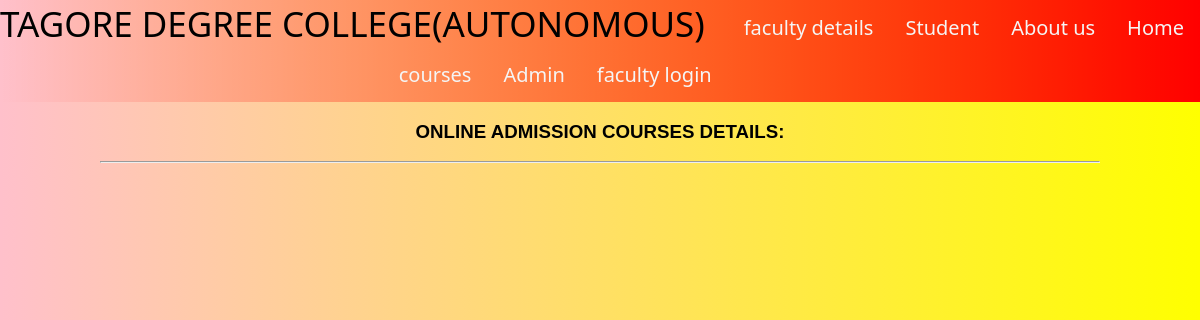
/allcoursedetails/, run on an earlier commit of the app's database.
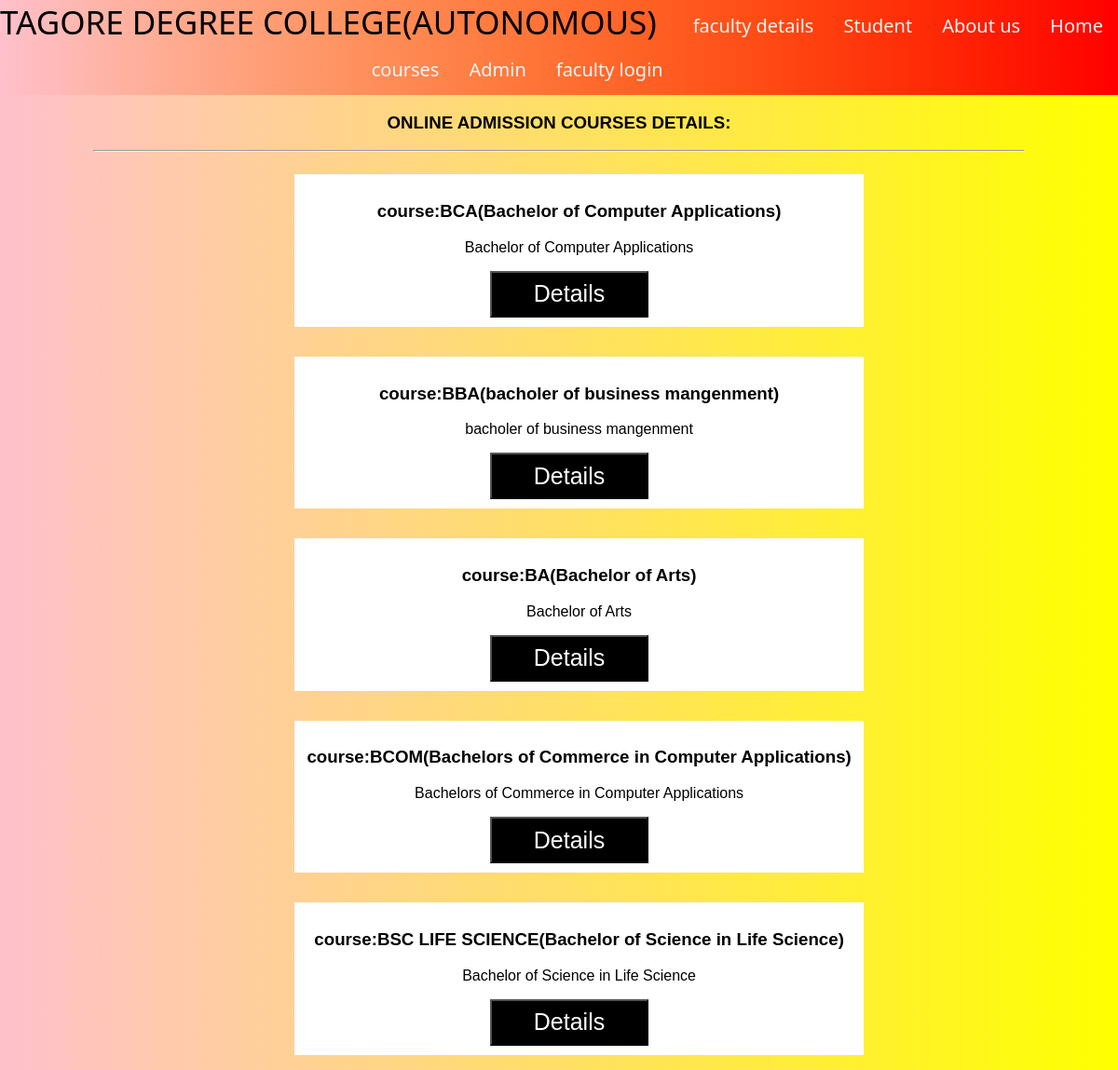
And on a later commit of the database.
### exam/models.py (models this page shows)
class Course(models.Model):
    name=models.CharField(max_length=100)
    abbreviation=models.CharField(max_length=600,null=True)
    course_information=models.TextField(null=True)
    no_of_questions=models.PositiveIntegerField()
    marks=models.PositiveIntegerField()

### core/views.py (the view)
# urls.py: path('allcoursedetails/',views.all_course_details,name='all-course-details'),
def all_course_details(request):
    courses=Course.objects.all()
    return render(request,'core/allcoursedetails.html',{'courses':courses})

### templates/core/allcoursedetails.html (shortened to what this page needs)
<!DOCTYPE html>
<html>
<head>
</head>
<body>
    {% include 'core/navbar.html' %}
<div class="main">
<h3>ONLINE ADMISSION COURSES DETAILS:</h3>
<hr>
{% for course in courses %}
<div class="row">
  <div class="column">
    <div class="content">
      <h3>course:{{course.name}}({{course.abbreviation}})</h3>
      <p>{{course.abbreviation}}</p>
    <a href="{% url 'course-details' course.id %}"><button type="button"class="details">Details</button></a>
    </div>
  </div>
</div>
{% endfor %}
</body>
</html>

### templates/core/navbar.html (shortened to what this page needs)
<!DOCTYPE html>
<html lang="en">
<head>
</head>
<body>
    <ul>
        <li style="font-size:35px;float:left;font-family: 'Segoe UI', Tahoma, Geneva, Verdana, sans-serif;">TAGORE DEGREE COLLEGE(AUTONOMOUS)</li>
        <li><a href="{% url 'home' %}">Home</a></li>
        <li><a href="{% url 'about' %}">About us</a></li>
        <li><a href="{% url 'student-portal' %}">Student</a></li>
         <li> <a href="{% url 'all-faculty-details' %}">faculty details</a></li>
          <li>  <a href="{% url 'faculty-sign-in' %}">faculty login</a></li>
        <li><a href="{% url 'admin-portal' %}">Admin</a></li>
        <li><a href="{% url 'all-course-details' %}"> courses</a></ul>
</body>
</html>

### templates/core/allcoursedetails.html (style rules this page uses)
body { font-family: Arial, Helvetica, sans-serif; margin:0px; background-image: linear-gradient(to right, pink, yellow); }
* { box-sizing: border-box; }
.main { max-width: 1000px; margin: auto; }
.row { margin-left:200px; }
.row, .row > .column { padding: 8px; }
.column { float: left; width: 80%; }
.row:after { content: ""; display: table; clear: both; }
.content { background-color: white; padding: 10px; }
.details { background-color:black; text-decoration: none; margin-left:200px; height:50px; width:170px; color:white; font-size: 25px; font-family: 'Gill Sans', 'Gill Sans MT', Calibri, 'Trebuchet MS', sans-serif; border-radius: 2px solid black; }
h3 { text-align:center; }
p { text-align:center; }

### templates/core/navbar.html (style rules this page uses)
body { margin:0px; }
ul { margin:0px; padding:0px; list-style-type: none; background-image: linear-gradient(to right, rgba(255,0,0,0), rgba(255,0,0,1)); overflow:hidden; position:sticky; top:0px; }
li { float:right; }
li a { display: block; color: white; text-align: center; padding: 14px 16px; text-decoration: none; font-size: 20px; font-family: 'Segoe UI', Tahoma, Geneva, Verdana, sans-serif; }
li a, .dropbtn { display: inline-block; color: whitesmoke; text-align: center; padding: 14px 16px; text-decoration: none; }

What changed in the data, as far as the page shows it:
added Course: name "BCA", abbreviation "Bachelor of Computer Applications"
added Course: name "BBA", abbreviation "bacholer of business mangenment"
added Course: name "BA", abbreviation "Bachelor of Arts"
added Course: name "BCOM", abbreviation "Bachelors of Commerce in Computer Applications"
added Course: name "BSC LIFE SCIENCE", abbreviation "Bachelor of Science in Life Science"
